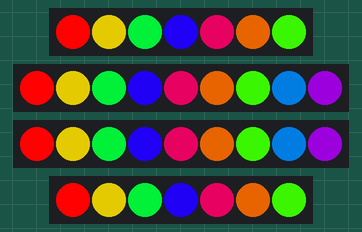
Recording of a sketch running on a simulated ESP8266 (NodeMCU). Parts: 2 × 7 RGB LEDs in strip order, left to right, 2 × 9 RGB LEDs in strip order, left to right. Random numbers use the default seed unless the sketch sets one.

Above: at 3.15 s.
At 7.68 s:
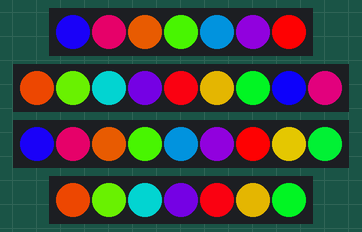
At 12.2 s:
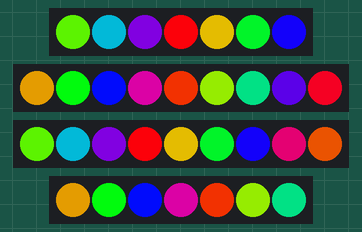
At 21.25 s:
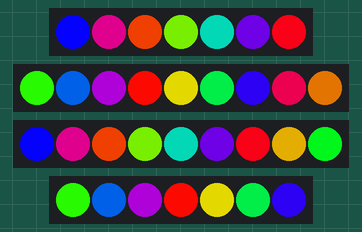
At 30.3 s:
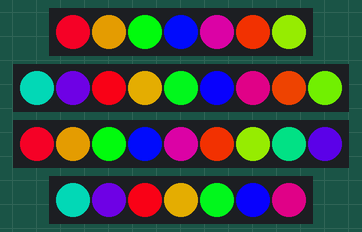
At 39.66 s:
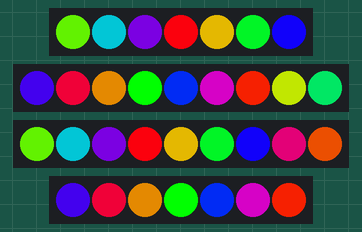
Timing chart, 0 to 40.0 s (numbered marks = the images above):
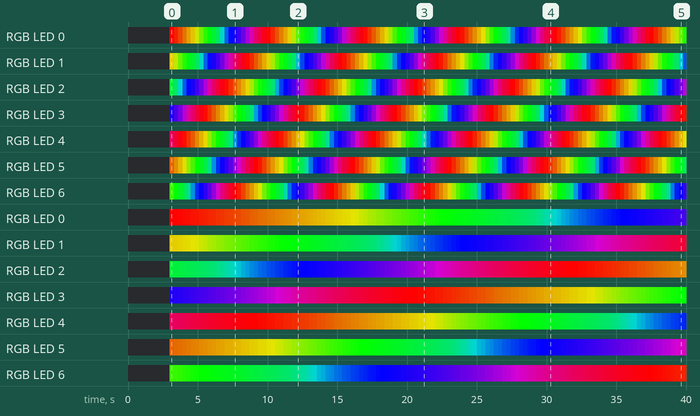

Measured:
- by itself, RGB LED 0: off → RGB(255, 1, 1) at 3.0 s, → RGB(253, 2, 1) 0.30 s later, → RGB(250, 5, 1) 0.30 s later, → RGB(245, 10, 1) 0.30 s later, … (123 changes in this stretch)
- by itself, RGB LED 0: off → RGB(255, 1, 1) at 3.0 s, → RGB(226, 29, 1) 0.30 s later, → RGB(196, 59, 1) 0.30 s later, → RGB(171, 87, 1) 0.30 s later, … (123 changes in this stretch)

The sketch:

paper-lanterns.ino
```cpp
#include "FastLED.h"
FASTLED_USING_NAMESPACE

#define DATA_PIN    D0
#define NUM_LEDS_16IN   9
#define NUM_LEDS_10IN   7

CRGB leds0[NUM_LEDS_10IN];
CRGB leds1[NUM_LEDS_16IN];
CRGB leds2[NUM_LEDS_16IN];
CRGB leds3[NUM_LEDS_10IN];
//CRGB leds4[NUM_LEDS];

#define BRIGHTNESS         255
#define FRAMES_PER_SECOND  120

// using this delta gives the rainbow() fill a
// cool iridiscent effect for th `pearl` function
#define PEARL_RAINBOW_DELTA 57

uint8_t gHue = 0; // rotating "base color" used by many of the patterns
uint8_t lantern1Counter = 0;
uint8_t lantern2Counter = 0;

// rotating timers for diff speeds
uint8_t wallCounterSlow = 0;
uint8_t wallCounterFast = 0;

static uint8_t led0Bri = 255;
static uint8_t led1Bri = 255;
static uint8_t led2Bri = 255;
static uint8_t led3Bri = 255;

// various palettes
CRGBPalette16 AcidBreath_p = CRGBPalette16( CRGB::Black, CRGB::DarkGreen, CRGB::Green, CRGB::Yellow );
CRGBPalette16 FadeToBlack_p = CRGBPalette16( CRGB::White, CRGB::Black, CRGB::White, CRGB::Black );
CRGBPalette16 WarmWhites_p = CRGBPalette16( CHSV(35,200,255), CHSV(44,170,255), CHSV(44,170,255), CHSV(35,200,255) );

void setup() {

  delay(3000); // 3 second delay for recovery

  // tell FastLED about the LED strip configuration
  //FastLED.addLeds<LED_TYPE,DATA_PIN,CLK_PIN,EOrder::RGB,DATA_RATE_MHZ(10)>(leds, NUM_LEDS).setCorrection(TypicalLEDStrip);
  FastLED.addLeds<NEOPIXEL,D0>(leds0, NUM_LEDS_10IN);
  FastLED.addLeds<NEOPIXEL,D1>(leds1, NUM_LEDS_16IN);
  FastLED.addLeds<NEOPIXEL,D2>(leds2, NUM_LEDS_16IN);
  FastLED.addLeds<NEOPIXEL,D3>(leds3, NUM_LEDS_10IN);
//  FastLED.addLeds<NEOPIXEL,D4>(leds4, NUM_LEDS);

  // set master brightness control
  FastLED.setBrightness(BRIGHTNESS);
}

void loop()
{
  // Call the current pattern function once, updating the 'leds' array
//  lantern0();
//  lantern1();
//  lantern2();
  pearl();
//    comfortWhite();
//    operatingRoom();

  // send the 'leds' array out to the actual LED strip
  FastLED.show();
  // insert a delay to keep the framerate modest
  FastLED.delay(1000/FRAMES_PER_SECOND);

  // do some periodic updates
  EVERY_N_MILLISECONDS( 20 ) {
    gHue++;
    wallCounterFast++;
    lantern1Counter = (lantern1Counter + 1) % NUM_LEDS_16IN;
    lantern2Counter++;

  } // slowly cycle the "base color" through the rainbow

    EVERY_N_MILLISECONDS(60) {

        // each specific function will toggle the random dimming/flaring
        if(true) {
            // each iteration, adjust brightness by a random number
            led0Bri = adjustBrightness(led0Bri);
            led1Bri = adjustBrightness(led1Bri);
            led2Bri = adjustBrightness(led2Bri);
            led3Bri = adjustBrightness(led3Bri);
        }
    }

  EVERY_N_MILLISECONDS(200) {
    wallCounterSlow++;

    // each specific function will toggle the random dimming/flaring
    if(true) {
        // each iteration, adjust brightness by a random number
        led0Bri = adjustBrightness(led0Bri);
        led1Bri = adjustBrightness(led1Bri);
        led2Bri = adjustBrightness(led2Bri);
        led3Bri = adjustBrightness(led3Bri);
    }
  }
}

void lantern0() {
    fill_rainbow(leds0, NUM_LEDS_10IN, gHue, 7);
}

void lantern1() {

    leds1[lantern1Counter] = CRGB::Black;
    leds1[lantern1Counter + 1] = CRGB::Red;


    leds1[lantern1Counter + 5] = CRGB::Black;
    leds1[lantern1Counter + 6] = CRGB::Yellow;
//    fill_solid(leds1, NUM_LEDS_16IN, CRGB::Blue);
}

void lantern2() {

    fill_solid(leds2, NUM_LEDS_16IN, CRGB(gHue, gHue, gHue));
}

void operatingRoom() {

  fill_solid( leds0, NUM_LEDS_10IN, CRGB::White);
  fill_solid( leds1, NUM_LEDS_16IN, CRGB::White);
  fill_solid( leds2, NUM_LEDS_16IN, CRGB::White);
  fill_solid( leds3, NUM_LEDS_10IN, CRGB::White);
}

void strobingWhite() {

  fill_gradient_RGB( leds0, NUM_LEDS_10IN, CRGB::Blue, CRGB::Red);
  fill_gradient_RGB( leds1, NUM_LEDS_16IN, CRGB::Yellow, CRGB::Blue);
  fill_gradient_RGB( leds2, NUM_LEDS_16IN, CRGB::Purple, CRGB::Black);
  fill_gradient_RGB( leds3, NUM_LEDS_10IN, CRGB::Orange, CRGB::Green);
}


void comfortWhite() {


    fill_palette(leds0, NUM_LEDS_10IN, wallCounterFast, 255 / NUM_LEDS_10IN, WarmWhites_p, led0Bri, LINEARBLEND);
    fill_palette(leds1, NUM_LEDS_16IN, wallCounterFast * 2, 255 / NUM_LEDS_16IN, WarmWhites_p, led1Bri, LINEARBLEND);
    fill_palette(leds2, NUM_LEDS_16IN, wallCounterFast, 255 / NUM_LEDS_16IN, WarmWhites_p, led2Bri, LINEARBLEND);
    fill_palette(leds3, NUM_LEDS_10IN, wallCounterFast * 3, 255 / NUM_LEDS_10IN, WarmWhites_p, led3Bri, LINEARBLEND);
}

uint8_t adjustBrightness(uint8_t preValue) {

    // to reduce scorekeeping, we'll just use
    // odd number - going up
    // even number - going down

    // if odd number
    if(preValue % 2 == 1) {
        // are we maxed out?
        if(preValue == 255) {
            // set to 252 and go on
            return 252;
        } else {
            // add random value between 2-6
            return qadd8(preValue, getRandomEvenNumber(1,4));
        }
    // if even number
    } else {
        // are we at minimum?
        if(preValue <= 76) {
            // set to 129 and move on
            return 71;
        } else {
            return qsub8(preValue, getRandomEvenNumber(1,4));
        }
    }
}

uint8_t getRandomEvenNumber(uint8_t min, uint8_t max) {
    uint8_t preVal = random8(min, max);
    return (preVal + 1) & ~1;

}

void pearl()
{
  // FastLED's built-in rainbow generator
  fill_rainbow( leds0, NUM_LEDS_10IN, wallCounterFast, PEARL_RAINBOW_DELTA);
//  leds0.nscale8_video(led0Bri);

  fill_rainbow( leds1, NUM_LEDS_16IN, wallCounterSlow, PEARL_RAINBOW_DELTA);
//  leds0.nscale8_video(led1Bri);
  fill_rainbow( leds2, NUM_LEDS_16IN, wallCounterFast, PEARL_RAINBOW_DELTA);
  fill_rainbow( leds3, NUM_LEDS_10IN, wallCounterSlow, PEARL_RAINBOW_DELTA);
}
```
